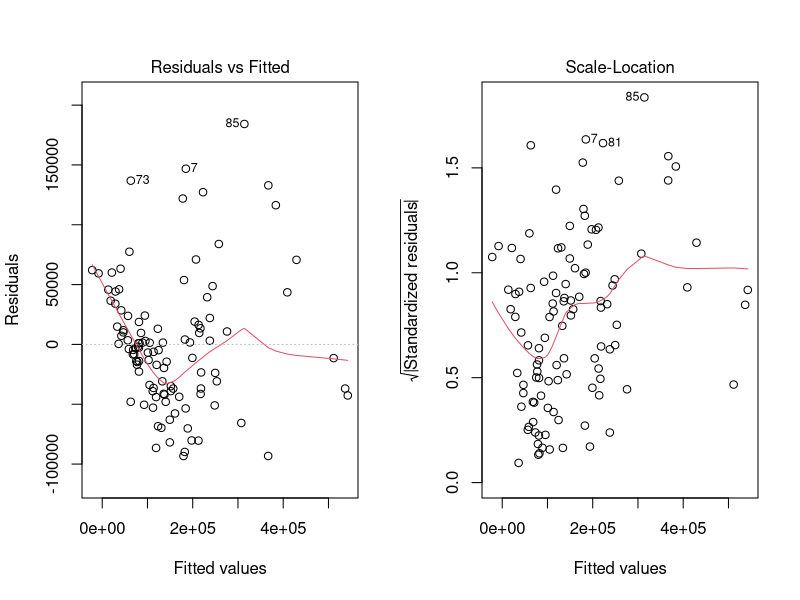
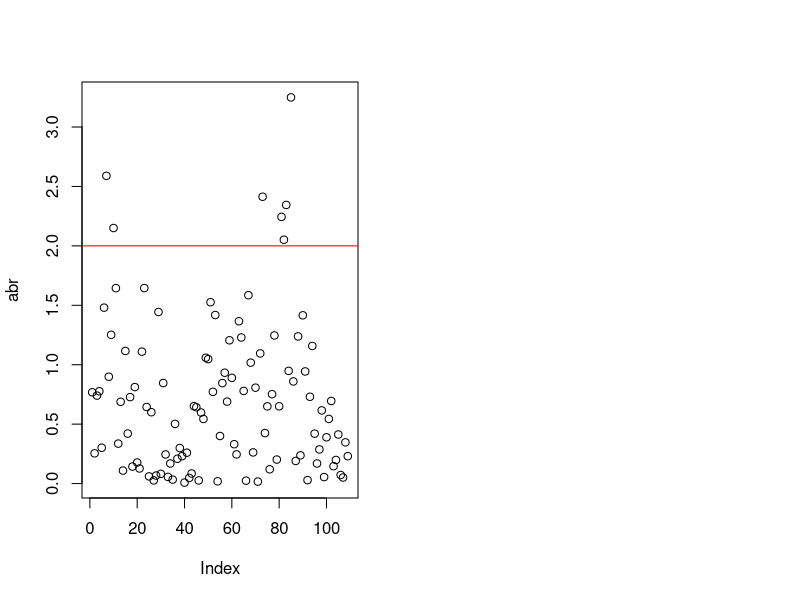
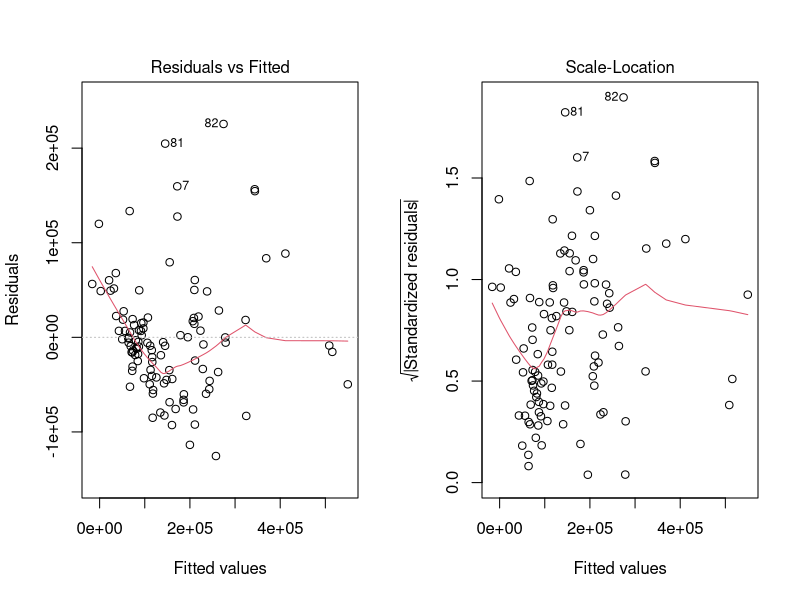
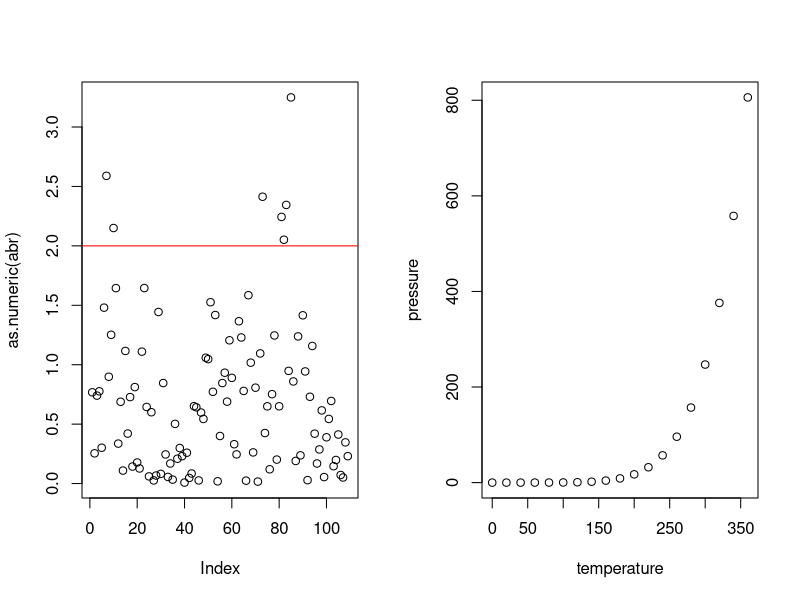

Source code (R) for these figures, in order:
## ----setup, include=FALSE--------------------------------------------------------------------------------------------
knitr::opts_chunk$set(echo = TRUE)


## --------------------------------------------------------------------------------------------------------------------
library("readxl")
data_calf<-read_excel("California_Houses.xlsx")


## --------------------------------------------------------------------------------------------------------------------
data_calf=transform(data_calf, Median_Income=as.numeric( Median_Income),
                    Distance_to_coast=as.numeric(Distance_to_coast),
                    Distance_to_LA=as.numeric(Distance_to_LA),
                    Distance_to_SanJose=as.numeric(Distance_to_SanJose),
                    Distance_to_SanFrancisco=as.numeric(Distance_to_SanFrancisco),
                    Distance_to_SanDiego=as.numeric(Distance_to_SanDiego))
summary(data_calf)


## --------------------------------------------------------------------------------------------------------------------
regression_multiple<-lm(Median_House_Value ~ Median_Income + Median_Age + Tot_Rooms + Tot_Bedrooms + 
                         Population+ Households + Distance_to_coast + Distance_to_LA  +                                       Distance_to_SanDiego + Distance_to_SanJose +
                         Distance_to_SanFrancisco,data=data_calf)
summary(regression_multiple)



## --------------------------------------------------------------------------------------------------------------------
reg_ameliore=step(regression_multiple)
modele<-lm(Median_House_Value ~ Median_Income + Tot_Rooms + 
              Tot_Bedrooms + Population + Distance_to_coast + Distance_to_LA + 
              Distance_to_SanDiego + Distance_to_SanJose + Distance_to_SanFrancisco, 
            data = data_calf)
summary(modele)




## --------------------------------------------------------------------------------------------------------------------
par(mfrow = c(1, 2))
plot(reg_ameliore,1)
plot(reg_ameliore,3)



## --------------------------------------------------------------------------------------------------------------------
#test shapiro
shapiro.test(reg_ameliore$residuals)

#test ks
ks.test(reg_ameliore$residuals,"pnorm")



## --------------------------------------------------------------------------------------------------------------------
rse=sqrt(deviance(reg_ameliore)/df.residual(reg_ameliore))
abr=abs(data_calf$Median_House_Value-predict(reg_ameliore))/rse
plot(abr)
abline(h=2,col='red')



## --------------------------------------------------------------------------------------------------------------------
nva=ncol(data_calf)
Fish = rep(0,nva)
for (i in  2:ncol(data_calf)){
mod1<-lm(data_calf[,1]~data_calf[,i])
Fish[i]=var(predict(mod1))*(nrow(data_calf)-1)/(deviance(mod1)/df.residual(mod1))
}
Fish
df2=nrow(data_calf)-2
df2
1-pf(max(Fish),1,df2)


## --------------------------------------------------------------------------------------------------------------------
nva=ncol(data_calf)-1
Fish = rep(0,nva)
SCR1<-deviance(lm(data_calf[,1]~data_calf[,2]))
for (i in 3:ncol(data_calf)) {
 mod<-lm(data_calf[,1]~data_calf[,2]+data_calf[,i])
SCR2=deviance(mod)
Fish[i]=(SCR1-SCR2)/(SCR2/(nrow(data_calf)-3))
}
Fish
df2=nrow(data_calf)-3
df2
1-pf(max(Fish),1,df2)
summary(mod)


## --------------------------------------------------------------------------------------------------------------------
Fish = rep(0,2)
SCR2=deviance(lm(data_calf[,1]~data_calf[,2]+data_calf[,8]))
mod<-lm(data_calf[,1]~data_calf[,2])
SCR1<-deviance(mod)
Fish[1]=(SCR1-SCR2)/(SCR2/(nrow(data_calf)-3))

mod<-lm(data_calf[,1]~data_calf[,8])
SCR1=deviance(mod)
Fish[2]=(SCR1-SCR2)/(SCR2/(nrow(data_calf)-3))
Fish
df2=nrow(data_calf)-3
df2
1-pf(min(Fish),1,df2)


## --------------------------------------------------------------------------------------------------------------------
Fish = rep(0,nva)
SCR2<-deviance(lm(data_calf[,1]~data_calf[,2]+data_calf[,8]))
for (i in 3:7) {
 mod<-lm(data_calf[,1]~data_calf[,2]+data_calf[,8]+data_calf[,i])
SCR3=deviance(mod)
Fish[i]=(SCR2-SCR3)/(SCR3/(nrow(data_calf)-4))
}
for (i in 9:ncol(data_calf)) {
 mod<-lm(data_calf[,1]~data_calf[,2]+data_calf[,8]+data_calf[,i])
SCR3=deviance(mod)
Fish[i]=(SCR2-SCR3)/(SCR3/(nrow(data_calf)-4))
}
Fish
df2=nrow(data_calf)-4
df2
1-pf(max(Fish),1,df2)


## --------------------------------------------------------------------------------------------------------------------
SCR3<-deviance(lm(data_calf[,1]~data_calf[,2]+data_calf[,8]+data_calf[,9]))
Fish<-rep(0,3)
mod<-lm(data_calf[,1]~data_calf[,2]+data_calf[,8])
SCR2<-deviance(mod)
Fish[1]=(SCR2-SCR3)/(SCR3/(nrow(data_calf)-4))

mod<-lm(data_calf[,1]~data_calf[,2]+data_calf[,9])
SCR2<-deviance(mod)
Fish[2]=(SCR2-SCR3)/(SCR3/(nrow(data_calf)-4))

mod<-lm(data_calf[,1]~data_calf[,8]+data_calf[,9])
SCR2<-deviance(mod)
Fish[3]=(SCR2-SCR3)/(SCR3/(nrow(data_calf)-4))

Fish
df2=nrow(data_calf)-4
df2
1-pf(min(Fish),1,df2)


## --------------------------------------------------------------------------------------------------------------------
Fish = rep(0,nva)
SCR3<-deviance(lm(data_calf[,1]~data_calf[,2]+data_calf[,8]+data_calf[,9]))
for (i in 3:7) {
 mod<-lm(data_calf[,1]~data_calf[,2]+data_calf[,8]+data_calf[,9]+data_calf[,i])
SCR4=deviance(mod)
Fish[i]=(SCR3-SCR4)/(SCR4/(nrow(data_calf)-4))
}
for (i in 10:ncol(data_calf)) {
 mod<-lm(data_calf[,1]~data_calf[,2]+data_calf[,8]+data_calf[,9]+data_calf[,i])
SCR4=deviance(mod)
Fish[i]=(SCR3-SCR4)/(SCR4/(nrow(data_calf)-4))
}
Fish
df2=nrow(data_calf)-4
df2
1-pf(max(Fish),1,df2)


## --------------------------------------------------------------------------------------------------------------------
SCR4<-deviance(lm(data_calf[,1]~data_calf[,2]+data_calf[,8]+data_calf[,9]+data_calf[,10]))
Fish<-rep(0,4)
mod<-lm(data_calf[,1]~data_calf[,2]+data_calf[,8]+data_calf[,9])
SCR3<-deviance(mod)
Fish[1]=(SCR3-SCR4)/(SCR4/(nrow(data_calf)-4))

mod<-lm(data_calf[,1]~data_calf[,2]+data_calf[,8]+data_calf[,10])
SCR3<-deviance(mod)
Fish[2]=(SCR3-SCR4)/(SCR4/(nrow(data_calf)-4))

mod<-lm(data_calf[,1]~data_calf[,2]+data_calf[,9]+data_calf[,10])
SCR3<-deviance(mod)
Fish[3]=(SCR3-SCR4)/(SCR4/(nrow(data_calf)-4))

mod<-lm(data_calf[,1]~data_calf[,8]+data_calf[,9]+data_calf[,10])
SCR3<-deviance(mod)
Fish[4]=(SCR3-SCR4)/(SCR4/(nrow(data_calf)-4))



Fish
df2=nrow(data_calf)-4
df2
1-pf(min(Fish),1,df2)


## --------------------------------------------------------------------------------------------------------------------
Fish = rep(0,nva)
SCR4<-deviance(lm(data_calf[,1]~data_calf[,2]+data_calf[,8]+data_calf[,9]+data_calf[,10]))
for (i in 3:7) {
 mod<-lm(data_calf[,1]~data_calf[,2]+data_calf[,8]+data_calf[,9]+data_calf[,10]+data_calf[,i])
SCR5=deviance(mod)
Fish[i]=(SCR4-SCR5)/(SCR5/(nrow(data_calf)-4))
}
Fish[8]=Fish[9]=Fish[10]=0
for (i in 11:ncol(data_calf)) {
 mod<-lm(data_calf[,1]~data_calf[,2]+data_calf[,8]+data_calf[,9]+data_calf[,10]+data_calf[,i])
SCR5=deviance(mod)
Fish[i]=(SCR4-SCR5)/(SCR5/(nrow(data_calf)-4))
}
Fish
df2=nrow(data_calf)-4
df2
1-pf(max(Fish),1,df2)


## --------------------------------------------------------------------------------------------------------------------
model2<-lm(Median_House_Value ~ Median_Income + Distance_to_coast + Distance_to_LA + 
              Distance_to_SanDiego + Distance_to_SanJose ,
            data = data_calf)
par(mfrow = c(1, 2))
plot(model2,1)
plot(model2,3)



## --------------------------------------------------------------------------------------------------------------------
#test shapiro
shapiro.test(model2$residuals)

#test ks
ks.test(model2$residuals,"pnorm")



## --------------------------------------------------------------------------------------------------------------------
rse=sqrt(deviance(model2)/df.residual(model2))
#abr=abs(data$Median_House_Value-predict(model2))/rse
plot(as.numeric(abr))
abline(h=2,col='red')




## --------------------------------------------------------------------------------------------------------------------
AIC(model2)


## ----pressure, echo=FALSE--------------------------------------------------------------------------------------------
plot(pressure)

